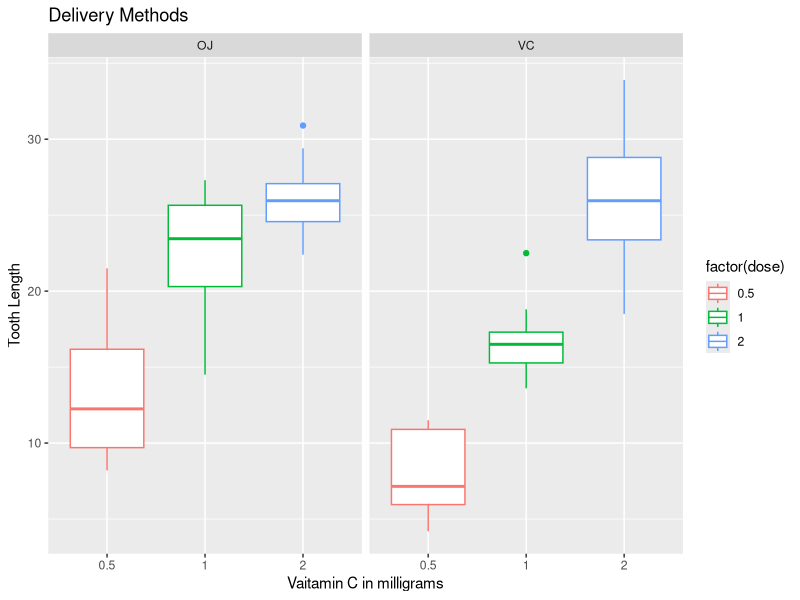

Source code (R): (Note: this script raises an error after producing the figure.)
## ---- chunk 1
library(ggplot2)
echo = TRUE
## ---- chunk 2
# load the dataset ToothGrowth
library(datasets)
data(ToothGrowth)
## ---- chunk 3
# Look at the dataset variables
head(ToothGrowth)
tail(ToothGrowth)
str(ToothGrowth)
## ---- chunk 4
# converse dose from num to factor
ToothGrowth$dose <- as.factor(ToothGrowth$dose)
## ---- chunk 5
# review the dataset variables
str(ToothGrowth)
## ---- chunk 6
# summary statistics for all variables
summary(ToothGrowth)
## ---- chunk 7
# split of cases between different dose levels and delivery methods
table(ToothGrowth$supp, ToothGrowth$dose)
## ---- chunk 8
g <- ggplot(data = ToothGrowth, aes(x = dose, y= len))
g + geom_boxplot(aes(colour = factor(dose))) +
  facet_grid(.~supp) +
  labs(title="Delivery Methods",x = "Vaitamin C in milligrams", y ="Tooth Length")
## ---- chunk 9
#Split the dataset upby Vaitamin C dosage
d0.5 <- subset(ToothGrowth, dose == 0.5)
d1.0 <- subset(ToothGrowth, dose == 1.0)
d2.0 <- subset(ToothGrowth, dose == 2.0)
## ---- chunk 10
#Conduct a t-test between Delivery Methods(Supplements)
tes0.5 <-t.test(len ~ supp, paired=FALSE, var.equal= FALSE, data=d0.5)
tes1.0 <-t.test(len ~ supp, paired=FALSE, var.equal= FALSE, data=d1.0)
tes2.0 <-t.test(len ~ supp, paired=FALSE, var.equal= FALSE, data=d2.0)
## ---- chunk 11
#P-Value of each Vaitamin C dosage
tes0.5$p.value
tes1.0$p.value
tes2.0$p.value
## ---- chunk 12
#95 percent confidence interval of each Vaitamin C dosage
tes0.5$conf
tes1.0$conf
tes2.0$conf
